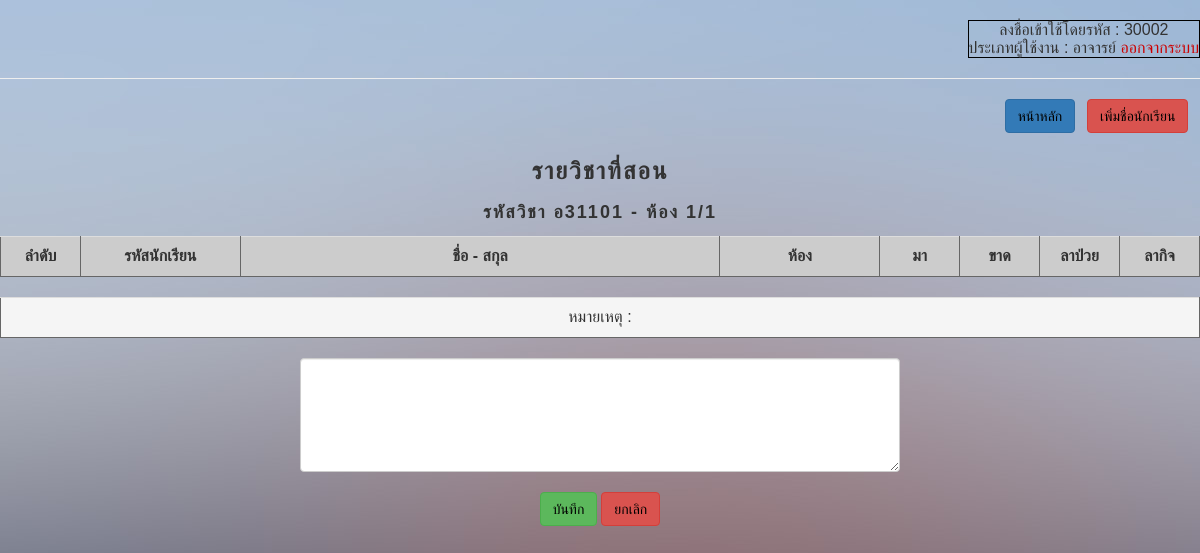
The app's page /html5up-dimension/checkattendance_check.php?subjectID=อ31101&class=1/1 (signed in), older data.
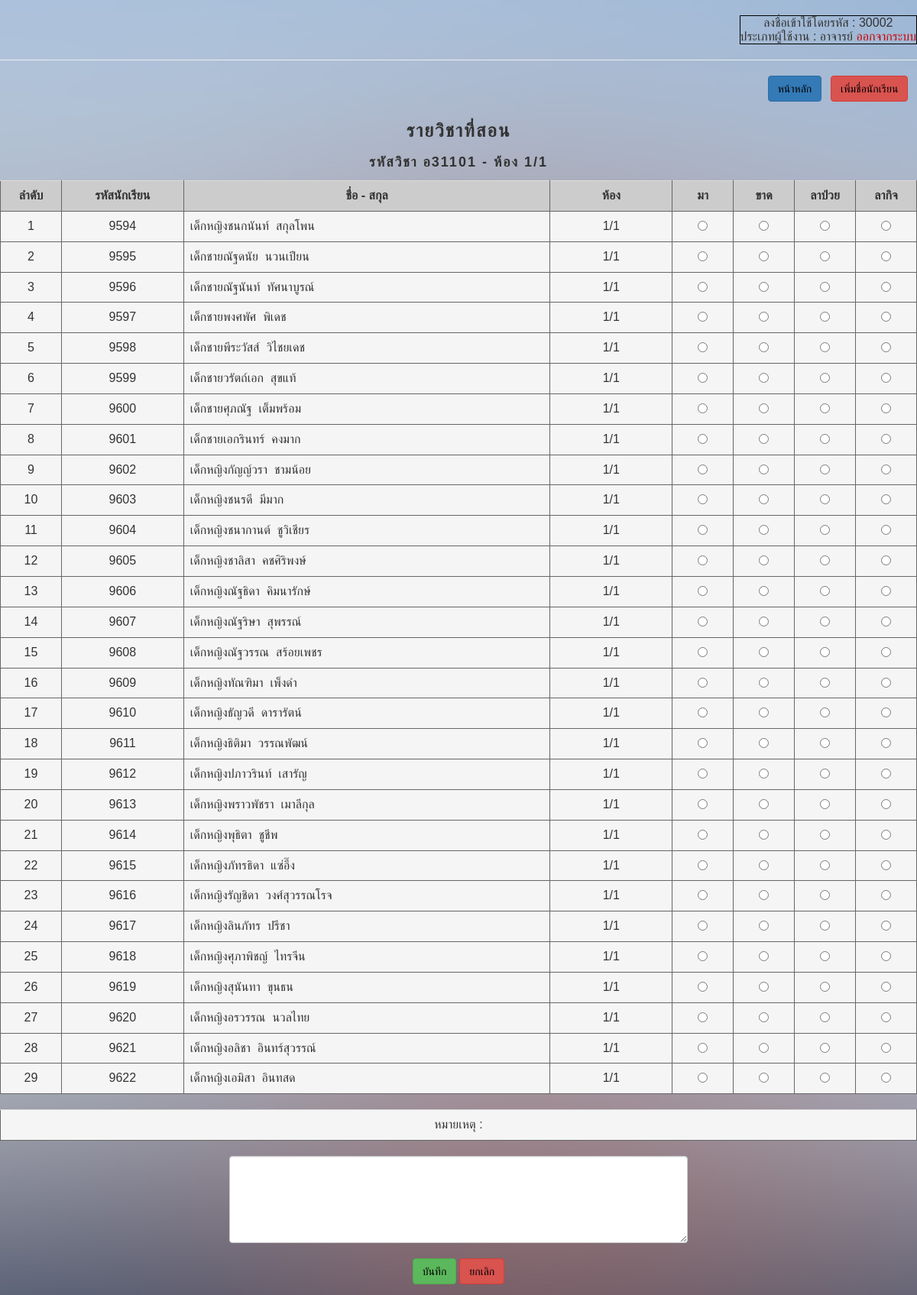
The same page, newer data.
### tables this page shows
CREATE TABLE `student` (
  `studentID` varchar(255) NOT NULL,
  `studentName` varchar(255) NOT NULL,
  `studentLastname` varchar(255) NOT NULL,
  `classID` int(11) NOT NULL
);

CREATE TABLE `class` (
  `classID` int(11) NOT NULL,
  `class` varchar(255) NOT NULL
);

### html5up-dimension/checkattendance_check.php (the view, shortened to what this page needs)
<?php
if (!$_SESSION["uname"]){
	  Header("Location: Login.php");
}else{?>
<html>
	<head>
		<link rel="stylesheet" href="https://maxcdn.bootstrapcdn.com/bootstrap/3.3.7/css/bootstrap.min.css">
	</head>
<div class="abcd">
	<body background="/images/bg.jpg">
    <div align="right" class="a" ><br>
      <table border="1" bordercolor="#000000" cellpadding="5">
				<tr>
      		<td>
    		  <center> ลงชื่อเข้าใช้โดยรหัส :
    			<?php echo($_SESSION['userID']);?><br>
          ประเภทผู้ใช้งาน : <?php echo($_SESSION['typeUser']);?>
    			<a href="logout.php"><font color="#CC0000">ออกจากระบบ</font></a></center>
        </tr></td>
        </table>
				<hr>
    </div>
<div align="right">
	<a href="teacherpage.php"><button type="button" class="btn btn-primary"><font color="#000000">หน้าหลัก</font></button></a>	&nbsp;
	<a href="addstudents.php?subjectID=<?php echo $_GET['subjectID']."&class=".$_GET['class'];?>"><button type="button" class="btn btn-danger"><font color="#000000">เพิ่มชื่อนักเรียน</font></button></a> &nbsp;&nbsp;
</div>
<br>
<form name="frmMain" method="post" OnSubmit="return fncSubmit();" action="confirmcheckattendance.php?subjectID=<?php echo $_GET['subjectID']."&class=".$_GET['class'];?>" >
<center><h3>รายวิชาที่สอน</h3>
<h4>รหัสวิชา <?php echo $_GET['subjectID']; echo "  -    ห้อง  "; echo $_GET['class'];  ?></h4>
</center>
<div class="table-responsive">
<table class="table table-hover" width="800" border="1" align="center" bordercolor="#666666">
	<tr>
		<td width="50" align="center" bgcolor="#CCCCCC"><strong>ลำดับ</strong></td>
		<td width="100"align="center" bgcolor="#CCCCCC"><strong>รหัสนักเรียน</strong></td>
		<td width="300" align="center" bgcolor="#CCCCCC"><strong>ชื่อ - สกุล</strong></td>
		<td width="100" align="center" bgcolor="#CCCCCC"><strong>ห้อง</strong></td>
		<td width="50" align="center" bgcolor="#CCCCCC"><strong>มา</strong></td>
		<td width="50" align="center" bgcolor="#CCCCCC"><strong>ขาด</strong></td>
		<td width="50" align="center" bgcolor="#CCCCCC"><strong>ลาป่วย</strong></td>
		<td width="50" align="center" bgcolor="#CCCCCC"><strong>ลากิจ</strong></td>
</tr>
<?php
include ("connectDB.php");
$strSQL = mysqli_query($mysqli,"select * from class where class='".$_GET['class']."'");
$objResult = mysqli_fetch_array($strSQL);
$strSLQ2 = "select * from student,class where student.classID=class.classID and student.classID='".$objResult['classID']."' order by studentID";
$result = mysqli_query($mysqli, $strSLQ2);
$i=1;
while($row = mysqli_fetch_array($result))
{
	echo "<tr class='active'>";
	echo "<td align='center'>" .$i. "</td>";
echo "<td align='center'>" .$row['studentID']. "</td>"; ?>
<?php
echo "<td align='left'>" .$row['studentName']."&nbsp&nbsp".$row['studentLastname']. "</td>";
echo "<td align='center'>" .$row['class']. "</td>";
echo "<td align='center'><input type='radio' name='typeAttendance_".$i."' id='typeAttendance_".$i."' value='10001'></td>";
echo "<td align='center'><input type='radio' name='typeAttendance_".$i."' id='typeAttendance_".$i."' value='10002'></td>";
echo "<td align='center'><input type='radio' name='typeAttendance_".$i."' id='typeAttendance_".$i."' value='10003'></td>";
echo "<td align='center'><input type='radio' name='typeAttendance_".$i."' id='typeAttendance_".$i."' value='10004'></td>";
echo "</tr>";
$i=$i+1;
}
?>
</table>
<table class="table table-hover" width="800" border="1" align="center" bordercolor="#666666">
	<tr class='active'>
		<td>
	<center>หมายเหตุ : </center>
		</td>
	</tr>
</table>
<div class="container"align="center">
 <textarea class="form-control" rows="5" name="note" style="width: 600px"></textarea>
	<br>
	<button type="submit" name="Submit" class="btn btn-success"><font color="#000000">บันทึก</font></button>
	<a href="checkattendance.php"><button type="button" class="btn btn-danger"><font color="#000000">ยกเลิก</font></button></a>
</div>
</form>
	</body>
</html>
<?php }?>

Row changes from the older to the newer data that the page shows:
added student: studentID "9594", studentName "เด็กหญิงชนกนันท์", studentLastname "สกุลโพน", classID.class "1/1"
added student: studentID "9595", studentName "เด็กชายณัฐดนัย", studentLastname "นวนเปียน", classID.class "1/1"
added student: studentID "9596", studentName "เด็กชายณัฐนันท์", studentLastname "ทัศนาบูรณ์", classID.class "1/1"
added student: studentID "9597", studentName "เด็กชายพงศพัศ", studentLastname "พิเดช", classID.class "1/1"
added student: studentID "9598", studentName "เด็กชายพีระวัสส์", studentLastname "วิไชยเดช", classID.class "1/1"
added student: studentID "9599", studentName "เด็กชายวรัตถ์เอก", studentLastname "สุขแท้", classID.class "1/1"
added student: studentID "9600", studentName "เด็กชายศุภณัฐ", studentLastname "เต็มพร้อม", classID.class "1/1"
added student: studentID "9601", studentName "เด็กชายเอกรินทร์", studentLastname "คงมาก", classID.class "1/1"
added student: studentID "9602", studentName "เด็กหญิงกัญญ์วรา", studentLastname "ชามน้อย", classID.class "1/1"
added student: studentID "9603", studentName "เด็กหญิงชนรดี", studentLastname "มีมาก", classID.class "1/1"
added student: studentID "9604", studentName "เด็กหญิงชนากานต์", studentLastname "ชูวิเชียร", classID.class "1/1"
added student: studentID "9605", studentName "เด็กหญิงชาลิสา", studentLastname "คชศิริพงษ์", classID.class "1/1"
added student: studentID "9606", studentName "เด็กหญิงณัฐธิดา", studentLastname "คิมนารักษ์", classID.class "1/1"
added student: studentID "9607", studentName "เด็กหญิงณัฐริษา", studentLastname "สุพรรณ์", classID.class "1/1"
added student: studentID "9608", studentName "เด็กหญิงณัฐวรรณ", studentLastname "สร้อยเพชร", classID.class "1/1"
added student: studentID "9609", studentName "เด็กหญิงทัณฑิมา", studentLastname "เพ็งดำ", classID.class "1/1"
added student: studentID "9610", studentName "เด็กหญิงธัญวดี", studentLastname "ดารารัตน์", classID.class "1/1"
added student: studentID "9611", studentName "เด็กหญิงธิติมา", studentLastname "วรรณพัฒน์", classID.class "1/1"
added student: studentID "9612", studentName "เด็กหญิงปภาวรินท์", studentLastname "เสารัญ", classID.class "1/1"
added student: studentID "9613", studentName "เด็กหญิงพราวพัชรา", studentLastname "เมาลีกุล", classID.class "1/1"
added student: studentID "9614", studentName "เด็กหญิงพุธิตา", studentLastname "ชูชีพ", classID.class "1/1"
added student: studentID "9615", studentName "เด็กหญิงภัทรธิดา", studentLastname "แซ่อึ๊ง", classID.class "1/1"
added student: studentID "9616", studentName "เด็กหญิงรัญชิดา", studentLastname "วงศ์สุวรรณโรจ", classID.class "1/1"
added student: studentID "9617", studentName "เด็กหญิงลินภัทร", studentLastname "ปรีชา", classID.class "1/1"
added student: studentID "9618", studentName "เด็กหญิงศุภาพิชญ์", studentLastname "ไทรจีน", classID.class "1/1"
added student: studentID "9619", studentName "เด็กหญิงสุนันทา", studentLastname "ขุนธน", classID.class "1/1"
added student: studentID "9620", studentName "เด็กหญิงอรวรรณ", studentLastname "นวลไทย", classID.class "1/1"
added student: studentID "9621", studentName "เด็กหญิงอลิชา", studentLastname "อินทร์สุวรรณ์", classID.class "1/1"
added student: studentID "9622", studentName "เด็กหญิงเอมิสา", studentLastname "อินทสด", classID.class "1/1"
